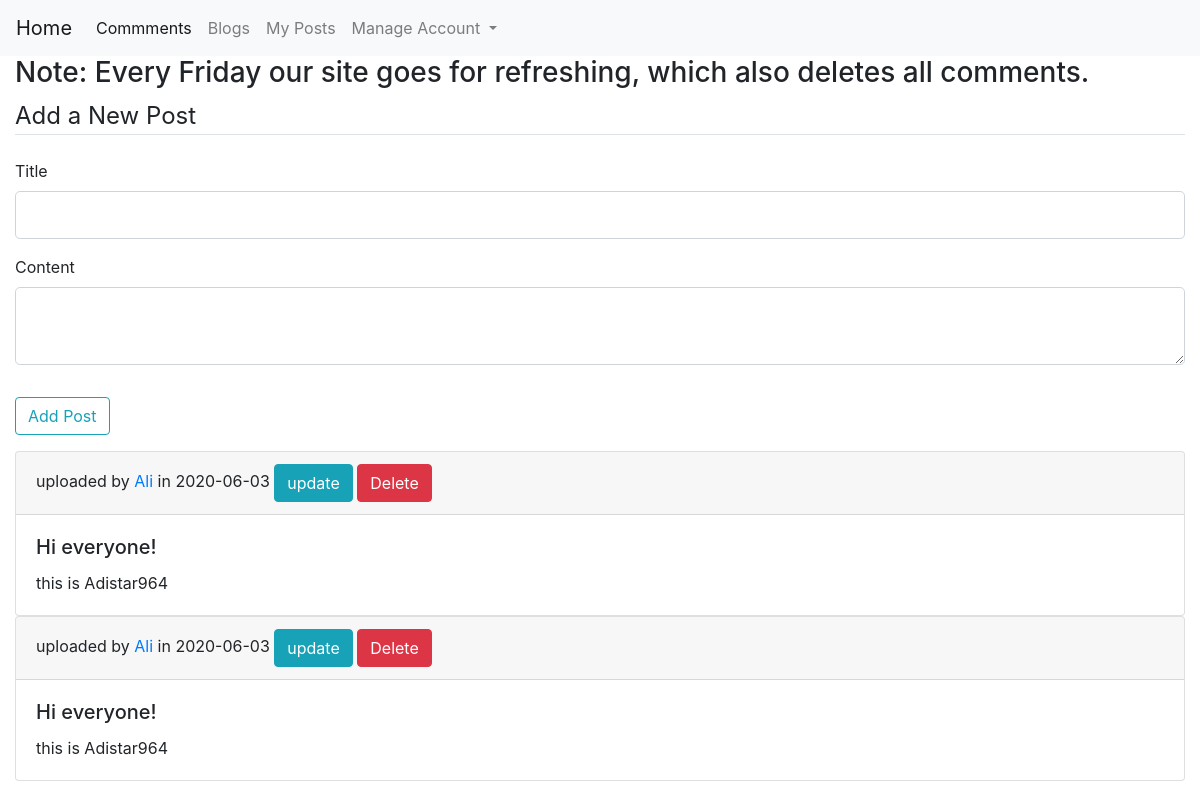
Page /comments (signed in) on the earlier database version.
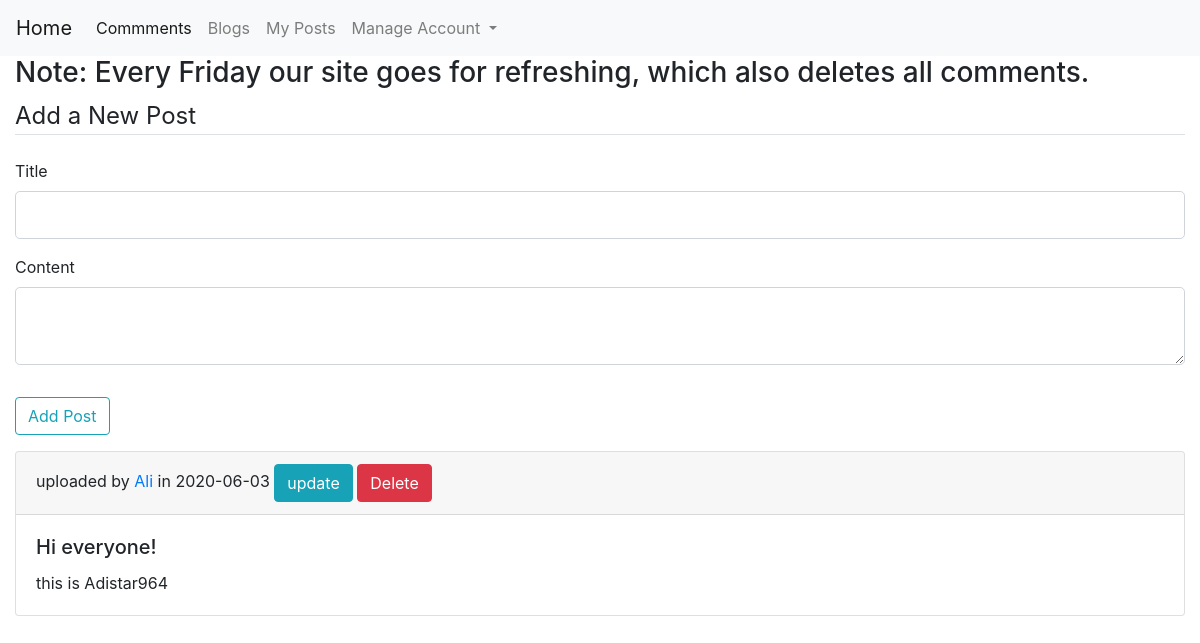
Same page on the later database version.
### flaskfile/models.py (models this page shows, shortened)
class Post(db.Model):
	id = db.Column(db.Integer, primary_key=True)
	title = db.Column(db.String(100), nullable=False)
	date_posted = db.Column(db.DateTime, nullable=False, default=datetime.utcnow)
	content = db.Column(db.Text, nullable=True)
	user_id = db.Column(db.Integer, db.ForeignKey('user.id'))

class User(db.Model, UserMixin):
	id = db.Column(db.Integer, primary_key=True)
	username = db.Column(db.String(20), unique=True, nullable=False)
	email = db.Column(db.String(120), unique=True, nullable=False)
	image = db.Column(db.String(20), nullable=False, default='default.jpg')
	password = db.Column(db.String(60), nullable=False)
	posts = db.relationship('Post', lazy=True, backref='author')

### flaskfile/routes.py (the view)
@app.route('/comments', methods=['GET', 'POST'])
@login_required
def feedback():
	global link_data
	posts = Post.query.all()
	form = new_post()
	if form.validate_on_submit():
		post = Post(title=form.title.data, content=form.content.data, author=current_user)
		db.session.add(post)
		db.session.commit()
		flash('post has been successfully uploaded', 'success')
		return render_template('index.html', posts=posts, form=form)
	return render_template('index.html', posts=posts, form=form)

### flaskfile/dataneeded.py
class new_post(FlaskForm):
	title = StringField('Title', validators=[DataRequired()])
	content = TextAreaField('Content', validators=[DataRequired()])
	submit = SubmitField('Add Post')

### flaskfile/models.py (called while the page is built)
@lm.user_loader
def load_user(user_id):
	return User.query.get(int(user_id))

### flaskfile/templates/index.html (shortened to what this page needs)
{% extends 'layout.html' %}
{% block content %}
	<h3>Note: Every Friday our site goes for refreshing, which also deletes all comments.</h3>
	<div class="content-section">
		<form action="" method="post">
			<fieldset class="form-group" >
				<legend class="border-bottom mb-4">Add a New Post</legend>
				<div class="form-group">
					{{form.title.label(class="form-control-label")}}
					{% if form.title.errors %}
						{{form.title(class="form-control form-control-lg is-invalid")}}
						<div class="invalid-feedback">
							{% for error in form.title.errors %}
								<span>{{error}}</span>
							{% endfor %}
						</div>
					{% else %}
						{{form.title(class="form-control form-control-lg")}}
					{% endif %}
				</div>
				<div class="form-group" >
					{{form.content.label (class="form-control-label")}}
					{% if form.content.errors %}
						{{form.content(class="form-control form-control-lg is-invalid")}}
						<div class="invalid-feedback">
							{% for error in form.content.errors %}
								<span>{{error}}</span>
							{% endfor %}
						</div>
					{% else %}
						{{form.content(class="form-control form-control-lg")}}
					{% endif %}
				</div>
			</fieldset>
			<div class="form-group" >
				{{form.submit(class="btn btn-outline-info")}}
			</div>
		</form>
	</div>
	{% for postss in posts %}
			<div class="card">
				<div class="card-header">
					uploaded by <a href="#">{{postss.author.username}}</a> in {{postss.date_posted.strftime('%Y-%m-%d')}}
					{% if postss.author.username == current_user.username  or current_user.username == 'Ali'%}
						{% if current_user.username == 'Ali' %}
							{% if postss.author.username == 'Ali' %}
								<a href={{url_for('post_update', post_id=postss.id)}} class='btn btn-info'>update</a>
								<a href={{url_for('post_delete', post_id=postss.id)}} class='btn btn-danger'>Delete</a>
							{% else %}
								<a href={{url_for('post_delete', post_id=postss.id)}} class='btn btn-danger'>Delete/mute</a>
							{% endif %}
						{% else %}
							<a href={{url_for('post_update', post_id=postss.id)}} class='btn btn-info'>Update</a>
							<a href={{url_for('post_delete', post_id=postss.id)}} class='btn btn-danger'>Delete</a>
						{% endif %}
					{% endif %}
				</div>
				<div class=card-body>
					<h5 class='card-title'>{{postss.title}}</h5>
					<p class='card-text'>{{postss.content}}</p>
				</div>
			</div>
	{% endfor %}
{% endblock %}

Differences in the rows shown:
removed Post: author.username "Ali", date_posted "2020-06-03", title "Hi everyone!", content "this is Adistar964"
